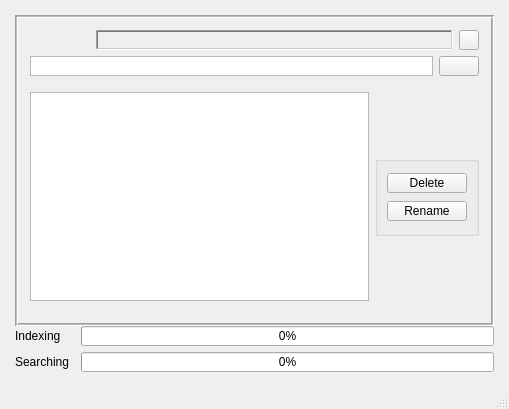
<?xml version="1.0" encoding="UTF-8"?>
<ui version="4.0">
 <class>MainWindow</class>
 <widget class="QMainWindow" name="MainWindow">
  <property name="windowModality">
   <enum>Qt::WindowModality::ApplicationModal</enum>
  </property>
  <property name="geometry">
   <rect>
    <x>0</x>
    <y>0</y>
    <width>509</width>
    <height>409</height>
   </rect>
  </property>
  <property name="minimumSize">
   <size>
    <width>509</width>
    <height>409</height>
   </size>
  </property>
  <property name="windowTitle">
   <string>String search</string>
  </property>
  <property name="styleSheet">
   <string notr="true"/>
  </property>
  <widget class="QWidget" name="centralwidget">
   <layout class="QVBoxLayout" name="verticalLayout_2">
    <property name="leftMargin">
     <number>15</number>
    </property>
    <property name="topMargin">
     <number>15</number>
    </property>
    <property name="rightMargin">
     <number>15</number>
    </property>
    <property name="bottomMargin">
     <number>15</number>
    </property>
    <item>
     <widget class="QFrame" name="frame">
      <property name="sizePolicy">
       <sizepolicy hsizetype="Preferred" vsizetype="Preferred">
        <horstretch>0</horstretch>
        <verstretch>0</verstretch>
       </sizepolicy>
      </property>
      <property name="minimumSize">
       <size>
        <width>451</width>
        <height>311</height>
       </size>
      </property>
      <property name="styleSheet">
       <string notr="true"/>
      </property>
      <property name="frameShape">
       <enum>QFrame::Shape::Box</enum>
      </property>
      <property name="frameShadow">
       <enum>QFrame::Shadow::Sunken</enum>
      </property>
      <property name="lineWidth">
       <number>1</number>
      </property>
      <property name="midLineWidth">
       <number>1</number>
      </property>
      <layout class="QVBoxLayout" name="verticalLayout">
       <property name="leftMargin">
        <number>12</number>
       </property>
       <property name="topMargin">
        <number>12</number>
       </property>
       <property name="rightMargin">
        <number>12</number>
       </property>
       <property name="bottomMargin">
        <number>12</number>
       </property>
       <item>
        <layout class="QHBoxLayout" name="horizontalLayout">
         <item>
          <widget class="QPushButton" name="openFile">
           <property name="sizePolicy">
            <sizepolicy hsizetype="Fixed" vsizetype="Fixed">
             <horstretch>0</horstretch>
             <verstretch>0</verstretch>
            </sizepolicy>
           </property>
           <property name="minimumSize">
            <size>
             <width>60</width>
             <height>20</height>
            </size>
           </property>
           <property name="maximumSize">
            <size>
             <width>60</width>
             <height>20</height>
            </size>
           </property>
           <property name="toolTip">
            <string>Open folder</string>
           </property>
           <property name="icon">
            <iconset theme="folder-open"/>
           </property>
           <property name="iconSize">
            <size>
             <width>30</width>
             <height>20</height>
            </size>
           </property>
           <property name="checkable">
            <bool>true</bool>
           </property>
           <property name="flat">
            <bool>true</bool>
           </property>
          </widget>
         </item>
         <item>
          <widget class="QLabel" name="dirName">
           <property name="sizePolicy">
            <sizepolicy hsizetype="Preferred" vsizetype="Fixed">
             <horstretch>0</horstretch>
             <verstretch>0</verstretch>
            </sizepolicy>
           </property>
           <property name="minimumSize">
            <size>
             <width>0</width>
             <height>20</height>
            </size>
           </property>
           <property name="maximumSize">
            <size>
             <width>16777215</width>
             <height>20</height>
            </size>
           </property>
           <property name="toolTip">
            <string>Directory path</string>
           </property>
           <property name="styleSheet">
            <string notr="true">border-color: rgb(161, 161, 161);</string>
           </property>
           <property name="frameShape">
            <enum>QFrame::Shape::WinPanel</enum>
           </property>
           <property name="frameShadow">
            <enum>QFrame::Shadow::Sunken</enum>
           </property>
           <property name="lineWidth">
            <number>0</number>
           </property>
           <property name="text">
            <string/>
           </property>
          </widget>
         </item>
         <item>
          <widget class="QPushButton" name="updateButton">
           <property name="minimumSize">
            <size>
             <width>20</width>
             <height>20</height>
            </size>
           </property>
           <property name="maximumSize">
            <size>
             <width>20</width>
             <height>20</height>
            </size>
           </property>
           <property name="mouseTracking">
            <bool>true</bool>
           </property>
           <property name="tabletTracking">
            <bool>true</bool>
           </property>
           <property name="toolTip">
            <string comment=" ">Update data</string>
           </property>
           <property name="text">
            <string/>
           </property>
           <property name="icon">
            <iconset theme="emblem-synchronized"/>
           </property>
          </widget>
         </item>
        </layout>
       </item>
       <item>
        <layout class="QHBoxLayout" name="horizontalLayout_2">
         <item>
          <widget class="QPlainTextEdit" name="searchField">
           <property name="minimumSize">
            <size>
             <width>0</width>
             <height>20</height>
            </size>
           </property>
           <property name="maximumSize">
            <size>
             <width>16777215</width>
             <height>20</height>
            </size>
           </property>
           <property name="toolTip">
            <string>Searching string</string>
           </property>
           <property name="centerOnScroll">
            <bool>true</bool>
           </property>
          </widget>
         </item>
         <item>
          <widget class="QPushButton" name="clear">
           <property name="sizePolicy">
            <sizepolicy hsizetype="Fixed" vsizetype="Fixed">
             <horstretch>0</horstretch>
             <verstretch>0</verstretch>
            </sizepolicy>
           </property>
           <property name="minimumSize">
            <size>
             <width>0</width>
             <height>20</height>
            </size>
           </property>
           <property name="maximumSize">
            <size>
             <width>16777215</width>
             <height>20</height>
            </size>
           </property>
           <property name="toolTip">
            <string>Clear </string>
           </property>
           <property name="text">
            <string/>
           </property>
           <property name="icon">
            <iconset theme="QIcon::ThemeIcon::EditClear"/>
           </property>
           <property name="iconSize">
            <size>
             <width>10</width>
             <height>10</height>
            </size>
           </property>
          </widget>
         </item>
        </layout>
       </item>
       <item>
        <spacer name="verticalSpacer_2">
         <property name="orientation">
          <enum>Qt::Orientation::Vertical</enum>
         </property>
         <property name="sizeType">
          <enum>QSizePolicy::Policy::Fixed</enum>
         </property>
         <property name="sizeHint" stdset="0">
          <size>
           <width>20</width>
           <height>10</height>
          </size>
         </property>
        </spacer>
       </item>
       <item>
        <layout class="QHBoxLayout" name="horizontalLayout_5">
         <item>
          <widget class="QTreeView" name="treeView">
           <property name="sizePolicy">
            <sizepolicy hsizetype="MinimumExpanding" vsizetype="Expanding">
             <horstretch>0</horstretch>
             <verstretch>0</verstretch>
            </sizepolicy>
           </property>
           <property name="alternatingRowColors">
            <bool>true</bool>
           </property>
           <property name="selectionMode">
            <enum>QAbstractItemView::SelectionMode::ContiguousSelection</enum>
           </property>
           <property name="selectionBehavior">
            <enum>QAbstractItemView::SelectionBehavior::SelectRows</enum>
           </property>
           <property name="textElideMode">
            <enum>Qt::TextElideMode::ElideRight</enum>
           </property>
          </widget>
         </item>
         <item>
          <widget class="QGroupBox" name="verticalGroupBox">
           <property name="sizePolicy">
            <sizepolicy hsizetype="Fixed" vsizetype="Preferred">
             <horstretch>0</horstretch>
             <verstretch>0</verstretch>
            </sizepolicy>
           </property>
           <property name="minimumSize">
            <size>
             <width>0</width>
             <height>50</height>
            </size>
           </property>
           <property name="maximumSize">
            <size>
             <width>16777215</width>
             <height>80</height>
            </size>
           </property>
           <layout class="QVBoxLayout" name="verticalLayout_3">
            <item>
             <widget class="QPushButton" name="delete_2">
              <property name="sizePolicy">
               <sizepolicy hsizetype="Fixed" vsizetype="Fixed">
                <horstretch>0</horstretch>
                <verstretch>0</verstretch>
               </sizepolicy>
              </property>
              <property name="minimumSize">
               <size>
                <width>0</width>
                <height>20</height>
               </size>
              </property>
              <property name="maximumSize">
               <size>
                <width>16777215</width>
                <height>20</height>
               </size>
              </property>
              <property name="text">
               <string>Delete</string>
              </property>
             </widget>
            </item>
            <item>
             <widget class="QPushButton" name="rename">
              <property name="sizePolicy">
               <sizepolicy hsizetype="Fixed" vsizetype="Fixed">
                <horstretch>0</horstretch>
                <verstretch>0</verstretch>
               </sizepolicy>
              </property>
              <property name="minimumSize">
               <size>
                <width>0</width>
                <height>20</height>
               </size>
              </property>
              <property name="maximumSize">
               <size>
                <width>16777215</width>
                <height>20</height>
               </size>
              </property>
              <property name="text">
               <string>Rename</string>
              </property>
             </widget>
            </item>
           </layout>
          </widget>
         </item>
        </layout>
       </item>
       <item>
        <spacer name="verticalSpacer">
         <property name="orientation">
          <enum>Qt::Orientation::Vertical</enum>
         </property>
         <property name="sizeType">
          <enum>QSizePolicy::Policy::Fixed</enum>
         </property>
         <property name="sizeHint" stdset="0">
          <size>
           <width>20</width>
           <height>10</height>
          </size>
         </property>
        </spacer>
       </item>
      </layout>
     </widget>
    </item>
    <item>
     <layout class="QHBoxLayout" name="horizontalLayout_3">
      <item>
       <widget class="QLabel" name="indexLabel">
        <property name="minimumSize">
         <size>
          <width>60</width>
          <height>20</height>
         </size>
        </property>
        <property name="maximumSize">
         <size>
          <width>60</width>
          <height>20</height>
         </size>
        </property>
        <property name="text">
         <string>Indexing</string>
        </property>
       </widget>
      </item>
      <item>
       <widget class="QProgressBar" name="indexBar">
        <property name="minimumSize">
         <size>
          <width>0</width>
          <height>20</height>
         </size>
        </property>
        <property name="maximumSize">
         <size>
          <width>16777215</width>
          <height>20</height>
         </size>
        </property>
        <property name="value">
         <number>0</number>
        </property>
       </widget>
      </item>
     </layout>
    </item>
    <item>
     <layout class="QHBoxLayout" name="horizontalLayout_4">
      <item>
       <widget class="QLabel" name="searchLabel">
        <property name="minimumSize">
         <size>
          <width>60</width>
          <height>20</height>
         </size>
        </property>
        <property name="maximumSize">
         <size>
          <width>60</width>
          <height>20</height>
         </size>
        </property>
        <property name="text">
         <string>Searching</string>
        </property>
       </widget>
      </item>
      <item>
       <widget class="QProgressBar" name="searchBar">
        <property name="minimumSize">
         <size>
          <width>0</width>
          <height>20</height>
         </size>
        </property>
        <property name="maximumSize">
         <size>
          <width>16777215</width>
          <height>20</height>
         </size>
        </property>
        <property name="value">
         <number>0</number>
        </property>
       </widget>
      </item>
     </layout>
    </item>
   </layout>
  </widget>
  <widget class="QMenuBar" name="menubar">
   <property name="geometry">
    <rect>
     <x>0</x>
     <y>0</y>
     <width>509</width>
     <height>17</height>
    </rect>
   </property>
  </widget>
  <widget class="QStatusBar" name="statusbar"/>
 </widget>
 <resources/>
 <connections/>
</ui>
